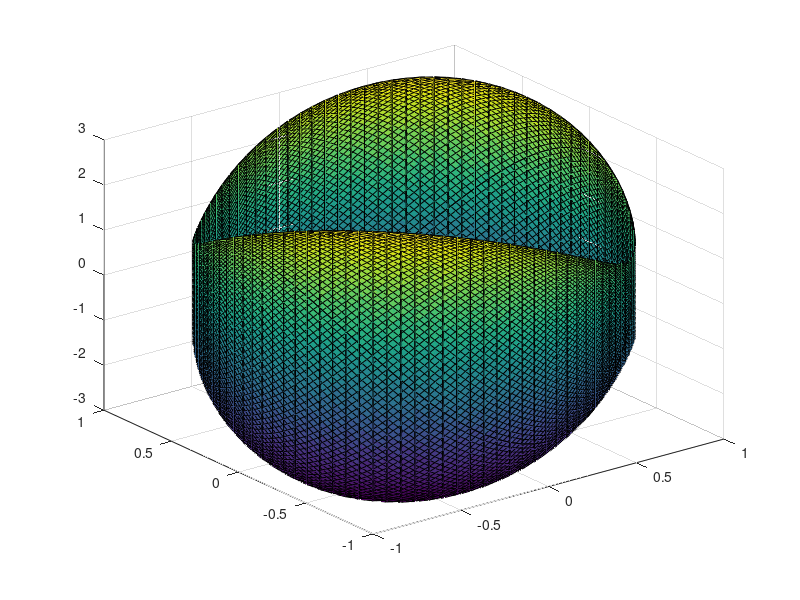

Here is the MATLAB script that generated this plot: (Note: this script raises an error after producing the figure.)
% 定义变量范围和参数
t = linspace(0, 2*pi, 100);
b = linspace(0, 2*pi, 100);
R = 1;
A = 1;
w = 2;

% 构造网格
[T, B] = meshgrid(t, b);

% 计算坐标值
X = R * cos(T);
Y = R * sin(T);
Z = 2 * A * cos(w * (T - B)) + A * sin(w * B);


% 绘制图形
surf(X, Y, Z);
colormap('parula');
shading interp;
xlabel('x');
ylabel('y');
zlabel('z');
title('曲线族');
